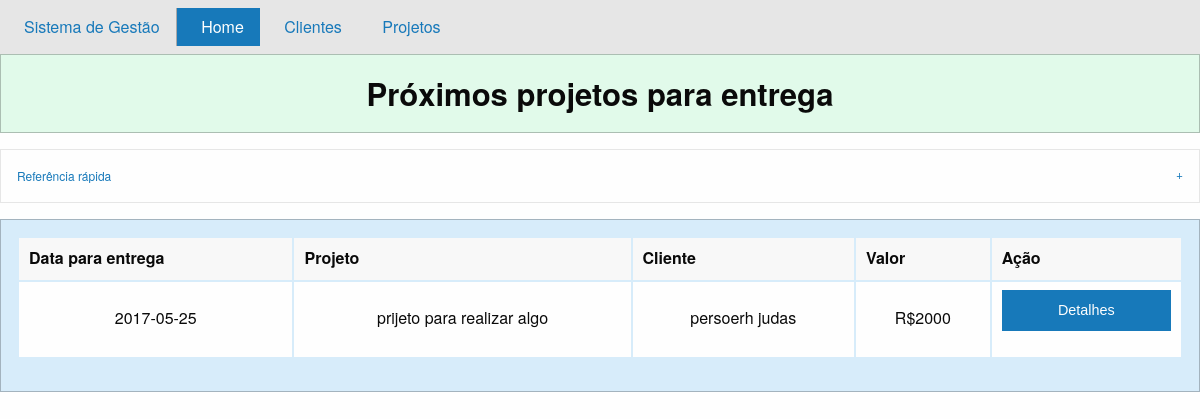
The page /Pj_novo/foundation/index.php on the database as committed earlier.
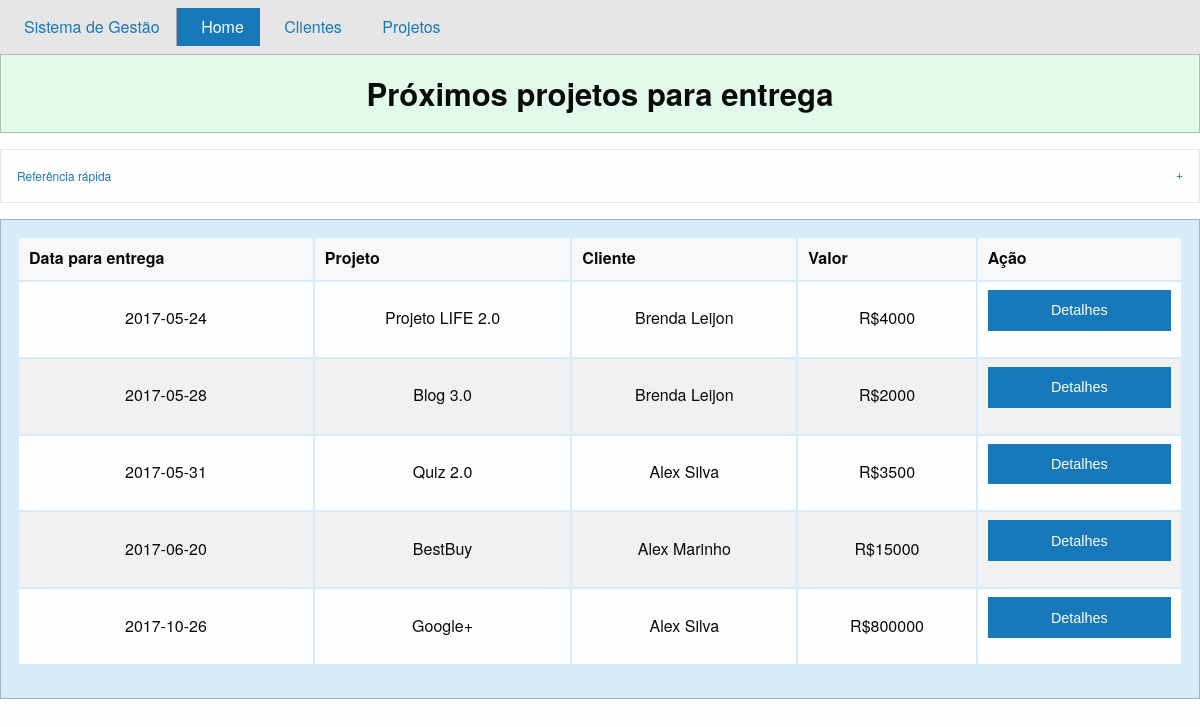
The same page on the database as committed later.
### tables this page shows
CREATE TABLE `projeto` (
  `idprojeto` int(11) NOT NULL,
  `cliente_assoc` int(11) NOT NULL,
  `data_assinatura` date NOT NULL,
  `valor` int(10) UNSIGNED NOT NULL,
  `description` longtext,
  `data_entrega` date NOT NULL
);

### Pj_novo/foundation/index.php (the view, shortened to what this page needs)
<!doctype html>
<html class="no-js" lang="en">
  <head>
    <link rel="stylesheet" href="./css/foundation.css">
	<link href="https://cdnjs.cloudflare.com/ajax/libs/foundicons/3.0.0/foundation-icons.css" rel='stylesheet' type='text/css'>
	<?php include "./connect.php"?>
	</head>
<body>
<div class="top-bar">
  <div class="top-bar-left">
    <ul class="menu">
      <li><a style="border-right: 1px solid #aaa9a9;" >Sistema de Gestão</a></li>
      <li class="active"><a href="./index.php"> <i class="fi-home"></i> Home </a></li>
      <li><a href="./clientes.php"> <i class="fi-torsos-all"></i> Clientes</a>
      <li><a href="./projetos.php"> <i class="fi-page-copy"></i> Projetos</a></li>
    </ul>
  </div>
</div>
<div class="row expanded callout success"><h3 class = "alert" align = "center"><strong>Próximos projetos para entrega</strong></h3></div>
<div class="row expanded">
	<ul class="accordion" data-accordion data-allow-all-closed="true">
		<li class="accordion-item" data-accordion-item>
			<a href="#" class="accordion-title">Referência rápida</a>
		</li>
	</ul>
 </div>
	<div class="panel callout radius primary">
		<div class="row expanded">
			<?php
				$result = mysqli_query($con,"SELECT idprojeto, projeto.data_entrega, projeto.description, CONCAT_ws(' ',cliente.first_name, cliente.last_name) as nome, projeto.valor FROM projeto INNER JOIN cliente ON projeto.cliente_assoc = cliente.idcliente ORDER BY data_entrega ASC");
				echo "<table class ='hover stack ' width='100%'>
				<thead>
				<tr>
				<th>Data para entrega</th>
				<th>Projeto</th>
				<th>Cliente</th>
				<th>Valor</th>
				<th>Ação</th>
				</tr>
				</thead>
				<tbody>";
				while($row = mysqli_fetch_array($result))
				{
					echo "<tr align = 'center'>";
					echo "<td>" . $row['data_entrega'] . "</td>";
					echo "<td>" . $row['description'] . "</td>";
					echo "<td>" . $row['nome'] . "</td>";
					echo "<td>R$" . $row['valor'] . "</td>";
					echo '<td><form method="get" action="verprojeto.php">
									<input type="hidden" name="id" value=' . $row['idprojeto'] .'>
									<button type="submit" class="button expanded">  Detalhes  </button>
								</form></td>';
					echo "</tr>";
				}
				echo "</tbody>
				</table>";
			?>
		</div>
	</div>
</body>
</html>

Rows that differ between the two databases and show on the page:
removed projeto: data_entrega "2017-05-25", description "prijeto para realizar algo", nome "persoerh judas", valor "2000"
added projeto: data_entrega "2017-05-24", description "Projeto LIFE 2.0", nome "Brenda Leijon", valor "4000"
added projeto: data_entrega "2017-05-28", description "Blog 3.0", nome "Brenda Leijon", valor "2000"
added projeto: data_entrega "2017-05-31", description "Quiz 2.0", nome "Alex Silva", valor "3500"
added projeto: data_entrega "2017-06-20", description "BestBuy", nome "Alex Marinho", valor "15000"
added projeto: data_entrega "2017-10-26", description "Google+", nome "Alex Silva", valor "800000"
